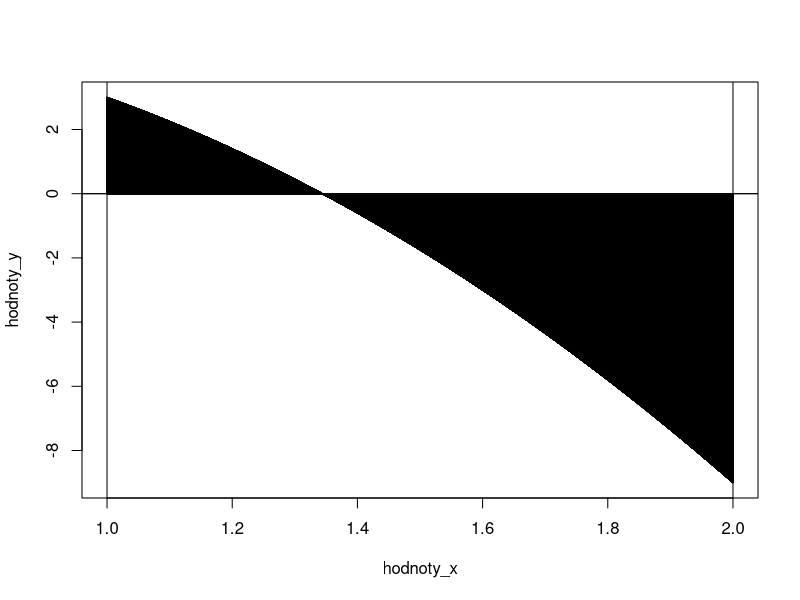

The R source for this figure:

# horni a dolni odhad Riemannova integralu

#------------------------------------------------------------------------
# vstupni parametry -- zadava uzivatel

funkce <-function(x){
  y = -5*x^2 + 3*x + 5  # predpis funkce 1 promenne x
}

  
a = 1     # krajni body
b = 2

n = 200000    # pocet intervalu, na ktery chci usek mezi krajnimi body rozdelit

#------------------------------------------------------------------------

move = (b - a)/n # velikost intervalu

# hodnoty na ose x
hodnoty_x <- seq(from=a,to=b,by=move)

# hodnoty na ose y
hodnoty_y <- funkce(hodnoty_x)


# -----------------------------------------------------------------------------------
# horni odhad

h_odhad = c()
h_x = c()

p = 1
for (i in hodnoty_x[1:n]){
  
  if(p==n+1){
    j = i
  }else{
    j = i + move
  }
  
 
  if(funkce(j)>funkce(i)){
    h_x[p] <- j
    h_odhad[p] <- funkce(j)
  } else{
      h_x[p] <- i
      h_odhad[p] <- funkce(i)
    }
  p = p + 1
  
}


# ------------------------------------------------------------------------------------
# dolni odhad

d_odhad = c()
d_x = c()

q = 1
for (k in hodnoty_x[1:n+1]){
  
  l = k - move

  if(funkce(l)<funkce(k)){
    d_x[q]  <- l
    d_odhad[q] <- funkce(l)
  } else{
    d_x[q] <- k
    d_odhad[q] <- funkce(k)
  }
  q = q + 1
  
}


#--------------------------------------------------------------------------------
# finish

h_soucet = sum(h_odhad*move)
d_soucet = sum(d_odhad*move)



plot(hodnoty_y~hodnoty_x,type="h")
lines(hodnoty_y~hodnoty_x)

#lines(h_odhad~h_x, col = "red")
#lines(d_odhad~d_x, col = "blue")


abline(h=0,v=a)
abline(h=0,v=b)

H <- paste("Horní součet:", h_soucet, sep = " ")
D <- paste("Dolní součet:", d_soucet, sep = " ")

result <- paste(H, D, sep = "\n")

cat(result)

